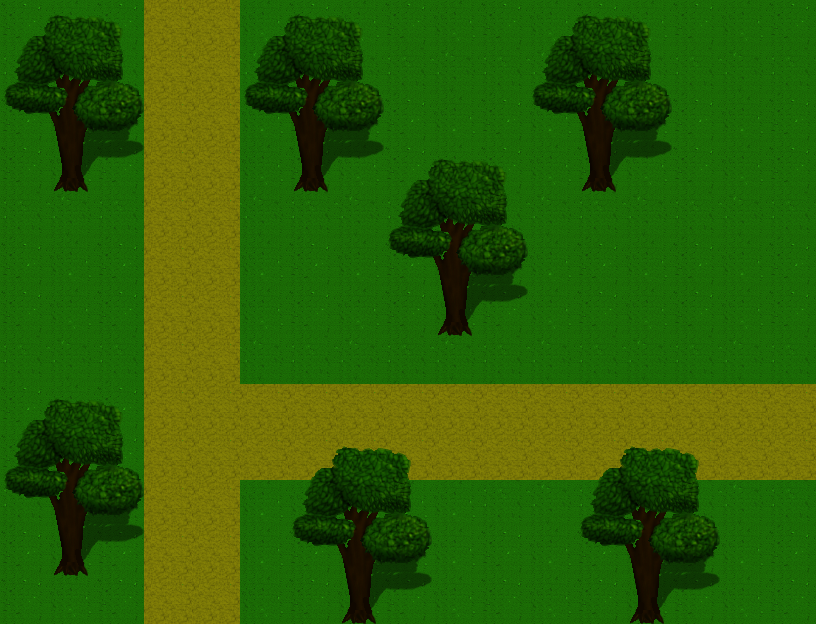

Tiled map render using the project's own tile images. Description and the whole map definition, tile-layer contents included, below:
An orthogonal 17x13 tile map with 48x48 px tiles, 2 tile layers (Tile Layer 1, Object Layer), 3 tilesets and 7 objects.

<map version="1.9" tiledversion="1.9.2" orientation="orthogonal" renderorder="right-down" width="17" height="13" tilewidth="48" tileheight="48" infinite="0" nextlayerid="5" nextobjectid="10">
 <tileset firstgid="1" source="Forest_A2.tsx" />
 <tileset firstgid="193" source="Forest_A5.tsx" />
 <tileset firstgid="321" source="Forest_B.tsx" />
 <layer id="1" name="Tile Layer 1" width="17" height="13">
  <data encoding="csv">
1,2,1,289,289,2,1,2,1,2,1,2,1,2,1,2,1,
17,18,17,289,289,18,17,18,17,18,17,18,17,18,17,18,17,
33,34,33,289,289,34,33,34,33,34,33,34,33,34,33,34,33,
1,2,1,289,289,2,1,2,1,2,1,2,1,2,1,2,1,
17,18,17,289,289,18,17,18,17,18,17,18,17,18,17,18,17,
33,34,33,289,289,34,33,34,33,34,33,34,33,34,33,34,33,
1,2,1,289,289,2,1,2,1,2,1,2,1,2,1,2,1,
17,18,17,289,289,18,17,18,17,18,17,18,17,18,17,18,17,
33,34,33,289,289,289,289,289,289,289,289,289,289,289,289,289,289,
1,2,1,289,289,289,289,289,289,289,289,289,289,289,289,289,289,
17,18,17,289,289,210,210,210,210,210,17,18,17,18,17,18,17,
33,34,33,289,289,34,33,210,210,34,33,34,33,34,33,34,33,
1,2,1,289,289,2,1,2,1,2,1,2,1,2,1,2,1
</data>
 </layer>
 <layer id="2" name="Object Layer" width="17" height="13">
  <data encoding="csv">
321,322,323,0,0,321,322,323,0,0,0,321,322,323,0,0,0,
337,338,339,0,0,337,338,339,0,0,0,337,338,339,0,0,0,
353,354,355,0,0,353,354,355,0,0,0,353,354,355,0,0,0,
369,370,371,0,0,369,370,371,321,322,323,369,370,371,0,0,0,
0,0,0,0,0,0,0,0,337,338,339,0,0,0,0,0,0,
0,0,0,0,0,0,0,0,353,354,355,0,0,0,0,0,0,
0,0,0,0,0,0,0,0,369,370,371,0,0,0,0,0,0,
0,0,0,0,0,0,0,0,0,0,0,0,0,0,0,0,0,
321,322,323,0,0,0,0,0,0,0,0,0,0,0,0,0,0,
337,338,339,0,0,0,321,322,323,0,0,0,321,322,323,0,0,
353,354,355,0,0,0,337,338,339,0,0,0,337,338,339,0,0,
369,370,371,0,0,0,353,354,355,0,0,0,353,354,355,0,0,
0,0,0,0,0,0,369,370,371,0,0,0,369,370,371,0,0
</data>
 </layer>
 <objectgroup id="4" name="Collider2d">
  <properties>
   <property name="unity:layer" value="NoPassing" />
  </properties>
  <object id="1" x="546.326" y="147.355" width="106.346" height="43.7895" />
  <object id="4" x="402.446" y="288.454" width="102.871" height="37.5338" />
  <object id="5" x="279.419" y="150.83" width="72.9825" height="38.924" />
  <object id="6" x="29.193" y="152.221" width="82.0184" height="37.5338" />
  <object id="7" x="27.1078" y="523.388" width="93.8346" height="50.7402" />
  <object id="8" x="314.867" y="572.739" width="93.8346" height="50.0451" />
  <object id="9" x="569.958" y="567.178" width="139.709" height="52.1303" />
 </objectgroup>
</map>
